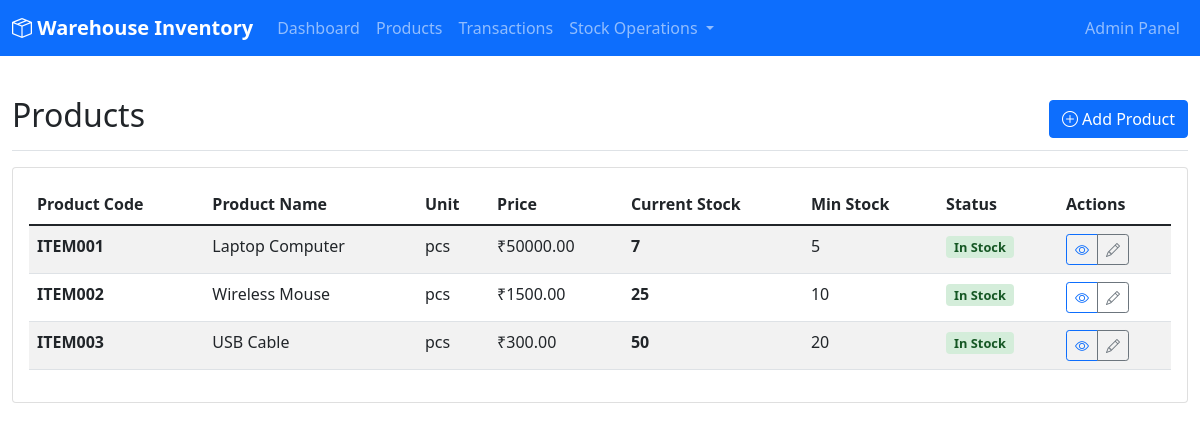
Screenshot of /products/ with the database file from the repository.
### inventory/models.py (models this page shows, shortened)
class ProdMast(models.Model):
    product_code = models.CharField(max_length=50, unique=True, help_text="Unique product code")
    product_name = models.CharField(max_length=200, help_text="Product name")
    description = models.TextField(blank=True, help_text="Product description")
    unit = models.CharField(max_length=20, help_text="Unit of measurement (kg, pcs, etc.)")
    price = models.DecimalField(
        max_digits=10,
        decimal_places=2,
        validators=[MinValueValidator(Decimal('0.01'))],
        help_text="Unit price"
    )
    minimum_stock = models.PositiveIntegerField(default=0, help_text="Minimum stock level")
    created_at = models.DateTimeField(auto_now_add=True)
    updated_at = models.DateTimeField(auto_now=True)
    is_active = models.BooleanField(default=True)
    class Meta:
        db_table = 'prodmast'
        verbose_name = 'Product Master'
        verbose_name_plural = 'Product Masters'
    @property
    def current_stock(self):
        from django.db.models import Sum
        stock_in = StckDetail.objects.filter(
            product=self,
            stck_main__transaction_type='IN'
        ).aggregate(total=Sum('quantity'))['total'] or 0
        stock_out = StckDetail.objects.filter(
            product=self,
            stck_main__transaction_type='OUT'
        ).aggregate(total=Sum('quantity'))['total'] or 0
        return stock_in - stock_out

### inventory/views.py (the view)
# urls.py: path('products/', views.product_list, name='product_list'),
def product_list(request):
    products = ProdMast.objects.filter(is_active=True)
    for product in products:
        product.stock_level = product.current_stock
    return render(request, 'inventory/product_list.html', {'products': products})

### inventory/templates/inventory/product_list.html (shortened to what this page needs)
{% extends 'inventory/base.html' %}
{% block content %}
<div class="d-flex justify-content-between flex-wrap flex-md-nowrap align-items-center pt-3 pb-2 mb-3 border-bottom">
    <h1 class="h2">Products</h1>
    <div class="btn-toolbar mb-2 mb-md-0">
        <a href="/admin/inventory/prodmast/add/" class="btn btn-primary">
            <i class="bi bi-plus-circle"></i> Add Product
        </a>
    </div>
</div>
<div class="card">
    <div class="card-body">
        {% if products %}
        <div class="table-responsive">
            <table class="table table-striped">
                <thead>
                    <tr>
                        <th>Product Code</th>
                        <th>Product Name</th>
                        <th>Unit</th>
                        <th>Price</th>
                        <th>Current Stock</th>
                        <th>Min Stock</th>
                        <th>Status</th>
                        <th>Actions</th>
                    </tr>
                </thead>
                <tbody>
                    {% for product in products %}
                    <tr>
                        <td><strong>{{ product.product_code }}</strong></td>
                        <td>{{ product.product_name }}</td>
                        <td>{{ product.unit }}</td>
                        <td>₹{{ product.price }}</td>
                        <td>
                            <strong>{{ product.stock_level }}</strong>
                        </td>
                        <td>{{ product.minimum_stock }}</td>
                        <td>
                            {% if product.stock_level <= 0 %}
                                <span class="stock-status stock-out">Out of Stock</span>
                            {% elif product.stock_level <= product.minimum_stock %}
                                <span class="stock-status stock-low">Low Stock</span>
                            {% else %}
                                <span class="stock-status stock-in">In Stock</span>
                            {% endif %}
                        </td>
                        <td>
                            <div class="btn-group btn-group-sm">
                                <a href="{% url 'inventory:product_detail' product.id %}" class="btn btn-outline-primary btn-sm">
                                    <i class="bi bi-eye"></i>
                                </a>
                                <a href="/admin/inventory/prodmast/{{ product.id }}/change/" class="btn btn-outline-secondary btn-sm">
                                    <i class="bi bi-pencil"></i>
                                </a>
                            </div>
                        </td>
                    </tr>
                    {% endfor %}
                </tbody>
            </table>
        </div>
        {% endif %}
    </div>
</div>
{% endblock %}

### inventory/templates/inventory/base.html (style rules this page uses)
.stock-status { font-weight: bold; padding: 2px 8px; border-radius: 4px; font-size: 0.8em; }
.stock-in { background-color: #d4edda; color: #155724; }

### rows the page displays
ProdMast: product_code "ITEM001", product_name "Laptop Computer", unit "pcs", price "50000.00", stock_level "7", minimum_stock "5", shows "In Stock"
ProdMast: product_code "ITEM002", product_name "Wireless Mouse", unit "pcs", price "1500.00", stock_level "25", minimum_stock "10", shows "In Stock"
ProdMast: product_code "ITEM003", product_name "USB Cable", unit "pcs", price "300.00", stock_level "50", minimum_stock "20", shows "In Stock"
